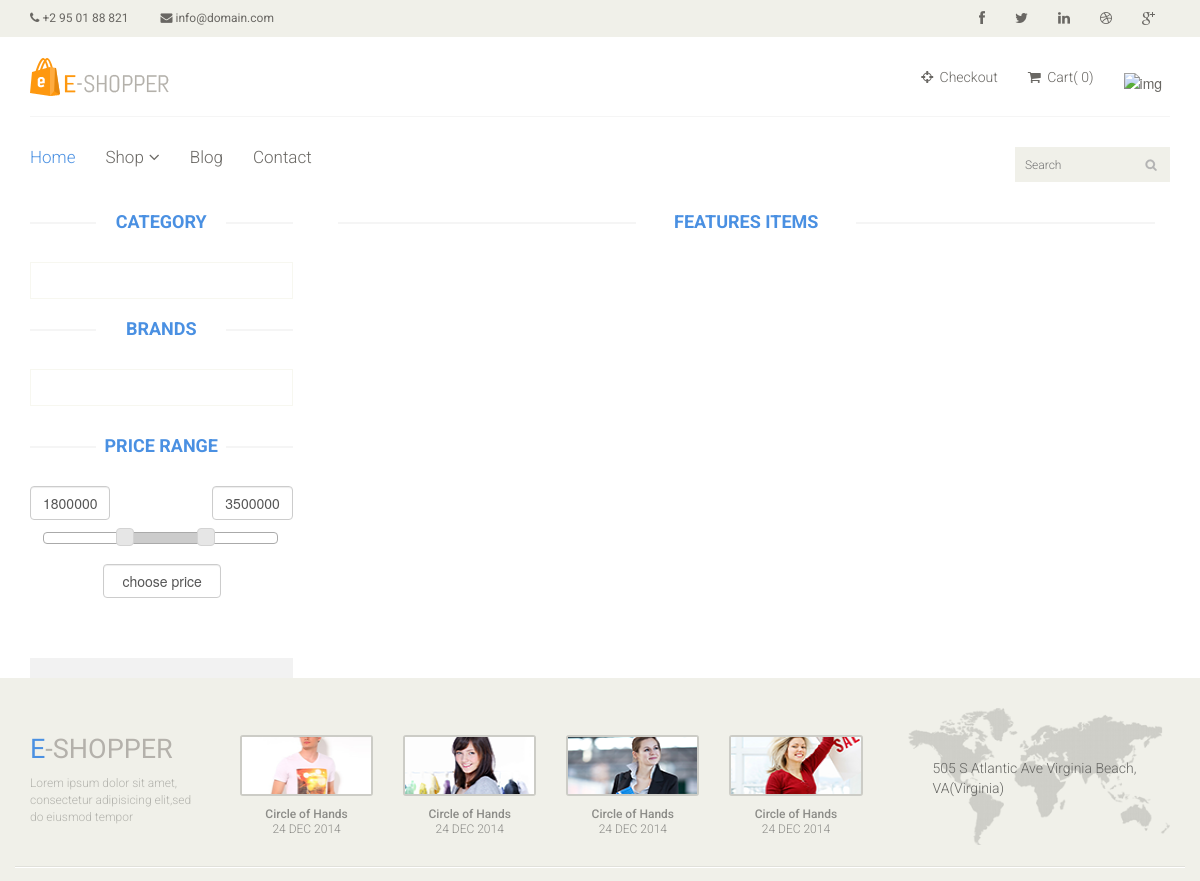
The page /view/--front/shop/shop.php (signed in, upper part) on the database as committed earlier.
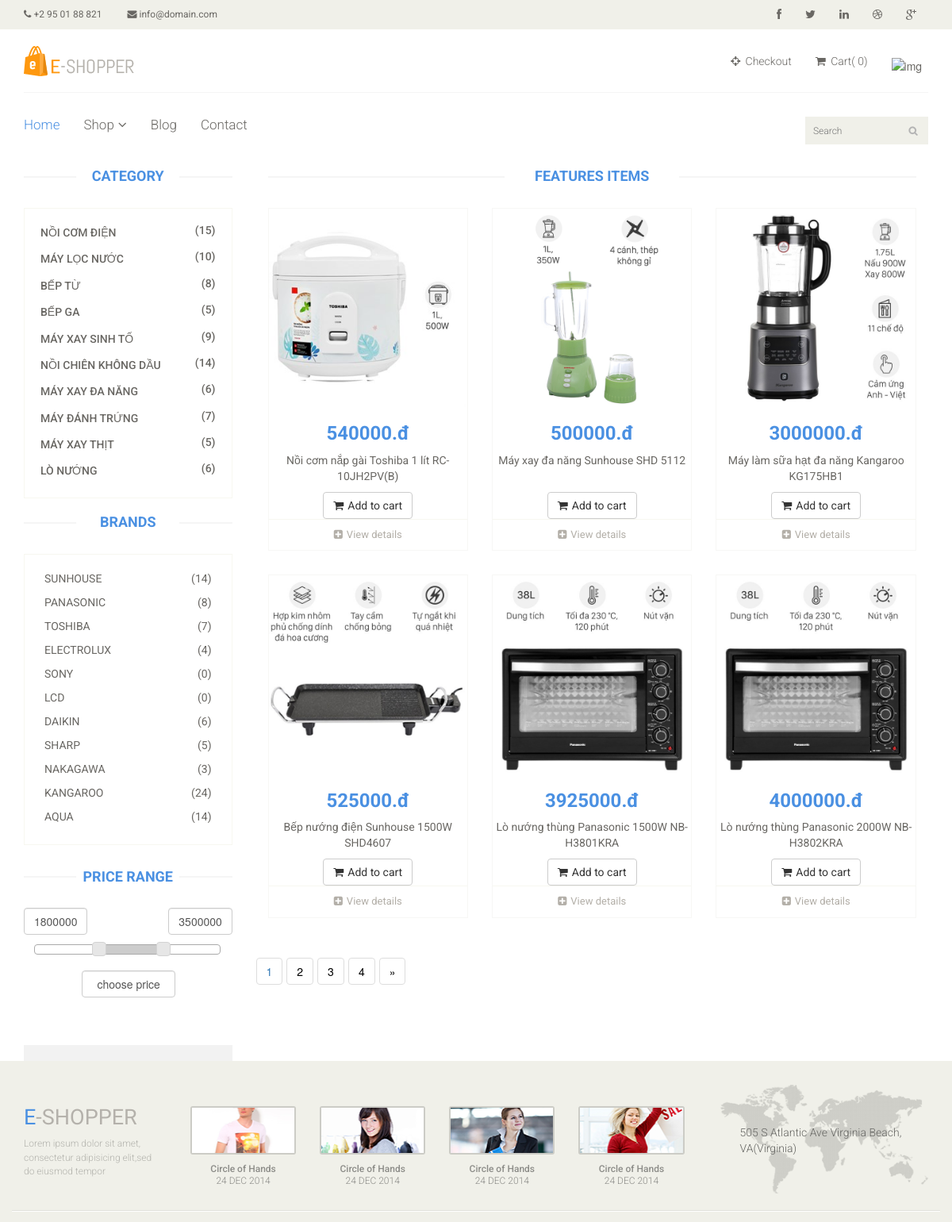
The same page on the database as committed later.
### tables this page shows
CREATE TABLE `tbl_category` (
  `id_category` int(11) NOT NULL,
  `name` varchar(150) NOT NULL,
  `category_code` varchar(150) NOT NULL,
  `image` varchar(150) NOT NULL,
  `create_date` timestamp NOT NULL DEFAULT current_timestamp() ON UPDATE current_timestamp(),
  `user` varchar(150) NOT NULL,
  `status_category` enum('0','1') NOT NULL
);

CREATE TABLE `tbl_brand` (
  `id_brand` int(11) NOT NULL,
  `numerical order` int(100) NOT NULL,
  `brand_code` varchar(150) NOT NULL,
  `image` varchar(150) NOT NULL,
  `name` varchar(150) NOT NULL,
  `user` varchar(150) NOT NULL,
  `date` varchar(150) NOT NULL,
  ` function` text NOT NULL,
  `status_brand` enum('0','1') NOT NULL
);

CREATE TABLE `tbl_product` (
  `id_product` int(11) NOT NULL,
  `name` varchar(150) NOT NULL,
  `product_code` varchar(150) NOT NULL,
  `amount` int(100) NOT NULL,
  `status` enum('còn hàng','hết hàng') NOT NULL,
  `id_category` int(11) NOT NULL,
  `id_brand` int(11) NOT NULL,
  `sale_price` float NOT NULL,
  `price` float NOT NULL,
  `user` varchar(150) NOT NULL,
  `image` varchar(150) NOT NULL,
  `description` text NOT NULL,
  `status_product` enum('0','1') NOT NULL
);

### Controller/cart_function.php (called while the page is built, shortened)
<?php
function total_item($cart){
    $total = 0;
    return $total;
}
?>

### models/Homee.php (called while the page is built)
<?php
$category =  mysqli_query($conn, "SELECT * FROM tbl_category WHERE status_category='0'");
$brand =  mysqli_query($conn, "SELECT * FROM tbl_brand WHERE status_brand='0'");
$product = mysqli_query($conn, "SELECT * FROM tbl_product WHERE status_product='0'");

### view/--front/shop/shop.php (the view, shortened to what this page needs)
<?php
require '../../../layout/--front/header.php';
include '../../../models/Homee.php';
if (isset($_GET["page"])) {
	$trang = $_GET["page"];
} else {
	$trang = 1;
}
$sotintrang = 6;
$form = ($trang - 1) * $sotintrang;
if(isset($_GET["search"]) && !empty([$_GET["search"]])){
	$name_search = $_GET["search"];
	$query = "SELECT * FROM tbl_product WHERE name LIKE '%$name_search%'LIMIT $form, $sotintrang";
	$product_NN = mysqli_query($conn, $query);
	$product_search=mysqli_query($conn, "SELECT * FROM tbl_product WHERE name LIKE '%$name_search%'");
	$product_sch = mysqli_fetch_assoc($product_NN);
}
else{
	$product_NN = mysqli_query($conn, "SELECT * FROM tbl_product WHERE status_product='0' ORDER BY RAND() LIMIT $form, $sotintrang");
}
if(isset($_GET["search"]) && !empty([$_GET["search"]])){
	$tongsotin = mysqli_num_rows($product_search);
}
else{
	$tongsotin = mysqli_num_rows($product);
}
$sotrang = ceil($tongsotin / $sotintrang);
$minimum_range = 1800000;
$maximum_range = 3500000;
?>
<section>
	<div class="container">
		<div class="row">
			<div class="col-sm-3">
				<div class="left-sidebar">
					<h2>Category</h2>
					<div class="panel-group category-products" id="accordian">
						<?php foreach ($category as $key => $value_category) :
							$num_category = $value_category['id_category'];
							$num_product_category =  mysqli_query($conn, "SELECT * FROM tbl_product WHERE id_category = $num_category"); ?>
							<div class="panel panel-default">
								<div class="panel-heading">
									<h4 class="panel-title">
										<a href="../../../view/--front/shop/shop_category.php?san-pham=<?php
																										echo $value_category['name'];
																										?>">
											<span class="pull-right">(<?php echo mysqli_num_rows($num_product_category) ?>)</span><?php echo $value_category['name'] ?>
										</a>
									</h4>
								</div>
							</div>
						<?php endforeach ?>
					</div>
					<div class="brands_products">
						<h2>Brands</h2>
						<div class="brands-name">
							<?php foreach ($brand as $key => $value_brand) :
								$num_brand = $value_brand['id_brand'];
								$num_product_brand =  mysqli_query($conn, "SELECT * FROM tbl_product WHERE id_brand = $num_brand"); ?>
								<ul class="nav nav-pills nav-stacked">
									<li><a href=""> <span class="pull-right">(<?php echo mysqli_num_rows($num_product_brand) ?>)</span><?php echo $value_brand['name'] ?></a></li>
								</ul>
							<?php endforeach ?>
						</div>
					</div>
					<div class="price-range">
						<form method="post" action="shop.php">
							<h2>Price Range</h2>
							<div class="row">
								<form action="shop.php" method="post">
									<div class="col-md-2">
										<input type="text" name="minimum_range" id="minimum_range" class="form-control" value="<?php echo $minimum_range; ?>" />
									</div>
									<div class="col-md-100">
										<input type="text" name="maximum_range" id="maximum_range" class="form-control" value="<?php echo $maximum_range; ?>" />
									</div>
									<div class="col-md-8" style="padding-top:12px">
										<div id="price_range"></div>
									</div>
									<div class="col-md-loc-price"></br>
										<input type="submit" class="form-control" name="submit_range" value="choose price">
									</div>
								</form>
							</div>
							<br />
						</form>
					</div>
					<div class="shipping text-center">
					</div>
				</div>
			</div>
			<div class="col-sm-9 padding-right">
				<div class="features_items">
					<h2 class="title text-center">Features Items</h2>
					<?php foreach ($product_NN as $key => $value_product) : ?>
						<div class="col-sm-4">
							<div class="product-image-wrapper">
								<div class="single-products">
									<div class="productinfo text-center">
										<img src="../../../<?php echo $value_product['image'] ?>" alt="" />
										<h2><?php echo $value_product['price'] ?>.đ</h2>
										<p><?php echo $value_product['name'];
											if (strlen($value_product['name']) == 44 || strlen($value_product['name']) == 33 || strlen($value_product['name']) == 36 || strlen($value_product['name']) == 43 || strlen($value_product['name']) == 48) {
												echo "<br />";
												echo "<br />";
											} ?></p>
										<a href="#" class="btn btn-default add-to-cart"><i class="fa fa-shopping-cart"></i>Add to cart</a>
									</div>
									<div class="product-overlay">
										<div class="overlay-content">
										</div>
									</div>
								</div>
								<div class="choose">
									<ul class="nav nav-pills nav-justified">
										<li><a href="../../../Controller/product.php?id=<?php echo $value_product['id_product'] ?>"><i class="fa fa-plus-square"></i>View details</a></li>
									</ul>
								</div>
							</div>
						</div>
					<?php endforeach ?>
				</div>
				<ul class="pagination">
					<li>
						<?php
						for ($t = 1; $t <= $sotrang; $t++) {
							if ($sotrang != 1) {
								if($t ==$trang){
									echo '<a href="' . "shop.php?page=$t" . '">' . $t;
								}
								else{
									echo '<a  style="color:black;" href="' . "shop.php?page=$t" . '">' . $t;
								}
							}
						}
						?>
						<?php
						if ($sotrang >= 3) {
							echo '<a style="color:black;">&raquo</a>';
						}
						?>
					</li>
				</ul>
			</div>
		</div>
	</div>
</section>
<?php
require "../../../layout/--front/footer.php"
?>
<html>
<head>
	<link rel="stylesheet" href="../../../public/--front/css/jquery-ui.css" />
	<link rel="stylesheet" href="../../../public/--front/css/bootstrap_min.css" />
</head>
</html>

### layout/--front/header.php (shortened to what this page needs)
<?php
require "../../../Controller/cart_function.php";
$cart = (isset($_SESSION['cart'])) ? $_SESSION['cart'] : [];
?>
<!DOCTYPE html>
<html lang="en">
<head>
	<link href="../../../public/--front/css/bootstrap.min.css" rel="stylesheet">
	<link href="../../../public/--front/css/font-awesome.min.css" rel="stylesheet">
	<link href="../../../public/--front/css/prettyPhoto.css" rel="stylesheet">
	<link href="../../../public/--front/css/price-range.css" rel="stylesheet">
	<link href="../../../public/--front/css/animate.css" rel="stylesheet">
	<link href="../../../public/--front/css/main.css" rel="stylesheet">
	<link href="../../../public/--front/css/responsive.css" rel="stylesheet">
	<link rel="stylesheet" href="../../../public/--front/css/jquery-ui.css" />
	<link rel="stylesheet" href="../../../public/--front/css/bootstrap_min.css" />
</head>
<body>
	<header id="header">
		<div class="header_top">
			<div class="container">
				<div class="row">
					<div class="col-sm-6">
						<div class="contactinfo">
							<ul class="nav nav-pills">
								<li><a href="#"><i class="fa fa-phone"></i> +2 95 01 88 821</a></li>
								<li><a href="#"><i class="fa fa-envelope"></i> info@domain.com</a></li>
							</ul>
						</div>
					</div>
					<div class="col-sm-6">
						<div class="social-icons pull-right">
							<ul class="nav navbar-nav">
								<li><a href="#"><i class="fa fa-facebook"></i></a></li>
								<li><a href="#"><i class="fa fa-twitter"></i></a></li>
								<li><a href="#"><i class="fa fa-linkedin"></i></a></li>
								<li><a href="#"><i class="fa fa-dribbble"></i></a></li>
								<li><a href="#"><i class="fa fa-google-plus"></i></a></li>
							</ul>
						</div>
					</div>
				</div>
			</div>
		</div>
		<div class="header-middle">
			<div class="container">
				<div class="row">
					<div class="col-sm-4">
						<div class="logo pull-left">
							<a href="index.php"><img src="../../../public/--front/images/home/logo.png" alt="" /></a>
						</div>
					</div>
					<div class="col-sm-8">
						<div class="shop-menu pull-right">
							<ul class="nav navbar-nav">
								<li><a href="../checkout/checkout.php"><i class="fa fa-crosshairs"></i> Checkout</a></li>
								<li><a href="../../../view/--front/cart/cart.php"><i class="fa fa-shopping-cart"></i> Cart( <?php echo total_item($cart) ?>)</a></li>
								<li class="navbar-nav__logged">
									<img src="https://cdn-icons-png.flaticon.com/512/149/149071.png" alt="img" class="navbar-nav__logged-img">
								</li>
							</ul>
						</div>
					</div>
				</div>
			</div>
		</div>
		<div class="header-bottom">
			<div class="container">
				<div class="row">
					<div class="col-sm-9">
						<div class="mainmenu pull-left">
							<ul class="nav navbar-nav collapse navbar-collapse">
								<li><a href="../home/index.php" class="active">Home</a></li>
								<li class="dropdown"><a href="#">Shop<i class="fa fa-angle-down"></i></a>
								</li>
								<li><a href="../blog/blog.php">Blog</a></li>
								<li><a href="../contact/contact.php">Contact</a></li>
							</ul>
						</div>
					</div>
					<div class="col-sm-3">
						<form action="../../../view/--front/shop/shop.php" method="get">
							<div  class="search_box pull-right">
								<input type="text" name ="search" placeholder="Search" />
							</div>
						</form>
					</div>
				</div>
			</div>
		</div>
	</header>

### layout/--front/footer.php (shortened to what this page needs)
<footer id="footer">
		<div class="footer-top">
			<div class="container">
				<div class="row">
					<div class="col-sm-2">
						<div class="companyinfo">
							<h2><span>e</span>-shopper</h2>
							<p>Lorem ipsum dolor sit amet, consectetur adipisicing elit,sed do eiusmod tempor</p>
						</div>
					</div>
					<div class="col-sm-7">
						<div class="col-sm-3">
							<div class="video-gallery text-center">
								<a href="#">
									<div class="iframe-img">
										<img src="../../../public/--front/images/home/iframe1.png" alt="" />
									</div>
								</a>
								<p>Circle of Hands</p>
								<h2>24 DEC 2014</h2>
							</div>
						</div>
						<div class="col-sm-3">
							<div class="video-gallery text-center">
								<a href="#">
									<div class="iframe-img">
										<img src="../../../public/--front/images/home/iframe2.png" alt="" />
									</div>
								</a>
								<p>Circle of Hands</p>
								<h2>24 DEC 2014</h2>
							</div>
						</div>
						<div class="col-sm-3">
							<div class="video-gallery text-center">
								<a href="#">
									<div class="iframe-img">
										<img src="../../../public/--front/images/home/iframe3.png" alt="" />
									</div>
								</a>
								<p>Circle of Hands</p>
								<h2>24 DEC 2014</h2>
							</div>
						</div>
						<div class="col-sm-3">
							<div class="video-gallery text-center">
								<a href="#">
									<div class="iframe-img">
										<img src="../../../public/--front/images/home/iframe4.png" alt="" />
									</div>
								</a>
								<p>Circle of Hands</p>
								<h2>24 DEC 2014</h2>
							</div>
						</div>
					</div>
					<div class="col-sm-3">
						<div class="address">
							<img src="../../../public/--front/images/home/map.png" alt="" />
							<p>505 S Atlantic Ave Virginia Beach, VA(Virginia)</p>
						</div>
					</div>
				</div>
			</div>
		</div>
		<div class="footer-widget">
			<div class="container">
			</div>
		</div>
	</footer>
</body>
</html>

Rows that differ between the two databases and show on the page:
added tbl_category: mysqli_num_rows($num_product_category) "15", name "NỒI CƠM ĐIỆN"
added tbl_category: mysqli_num_rows($num_product_category) "10", name "MÁY LỌC NƯỚC"
added tbl_category: mysqli_num_rows($num_product_category) "8", name "BẾP TỪ"
added tbl_category: mysqli_num_rows($num_product_category) "5", name "BẾP GA"
added tbl_category: mysqli_num_rows($num_product_category) "9", name "MÁY XAY SINH TỐ"
added tbl_category: mysqli_num_rows($num_product_category) "14", name "NỒI CHIÊN KHÔNG DẦU"
added tbl_category: mysqli_num_rows($num_product_category) "6", name "MÁY XAY ĐA NĂNG"
added tbl_category: mysqli_num_rows($num_product_category) "7", name "MÁY ĐÁNH TRỨNG"
added tbl_category: mysqli_num_rows($num_product_category) "5", name "MÁY XAY THỊT"
added tbl_category: mysqli_num_rows($num_product_category) "6", name "LÒ NƯỚNG"
added tbl_brand: mysqli_num_rows($num_product_brand) "14", name "SUNHOUSE"
added tbl_brand: mysqli_num_rows($num_product_brand) "8", name "PANASONIC"
added tbl_brand: mysqli_num_rows($num_product_brand) "7", name "TOSHIBA"
added tbl_brand: mysqli_num_rows($num_product_brand) "4", name "ELECTROLUX"
added tbl_brand: mysqli_num_rows($num_product_brand) "0", name "SONY"
added tbl_brand: mysqli_num_rows($num_product_brand) "0", name "LCD"
added tbl_brand: mysqli_num_rows($num_product_brand) "6", name "DAIKIN"
added tbl_brand: mysqli_num_rows($num_product_brand) "5", name "SHARP"
added tbl_brand: mysqli_num_rows($num_product_brand) "3", name "NAKAGAWA"
added tbl_brand: mysqli_num_rows($num_product_brand) "24", name "KANGAROO"
added tbl_brand: mysqli_num_rows($num_product_brand) "14", name "AQUA"
added tbl_product: image (picture), price "540000", name "Nồi cơm nắp gài Toshiba 1 lít RC-10JH2PV(B)"
added tbl_product: image (picture), price "500000", name "Máy xay đa năng Sunhouse SHD 5112"
added tbl_product: image (picture), price "3000000", name "Máy làm sữa hạt đa năng Kangaroo KG175HB1"
added tbl_product: image (picture), price "525000", name "Bếp nướng điện Sunhouse 1500W SHD4607"
added tbl_product: image (picture), price "3925000", name "Lò nướng thùng Panasonic 1500W NB-H3801KRA"
added tbl_product: image (picture), price "4000000", name "Lò nướng thùng Panasonic 2000W NB-H3802KRA"
Other text that changed with them:
new list line: "1"
new list line: "2"
new list line: "3"
new list line: "4"
